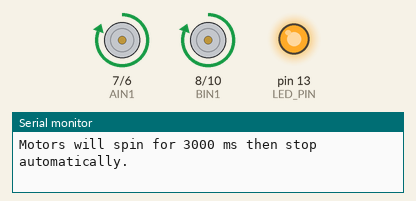
The sketch below on a simulated Arduino Uno, built with avr-gcc and run on an emulated ATmega328P. Shown: motor-driver pin pairs drawn as motors (green arrow = first pin HIGH = forward, orange = second pin HIGH = backward, longer = more drive, scaled by the enable pin), output pins drawn as LEDs (lit = HIGH), the last lines printed to the serial monitor.

Above: at 0.1 s.
At 3.1 s:
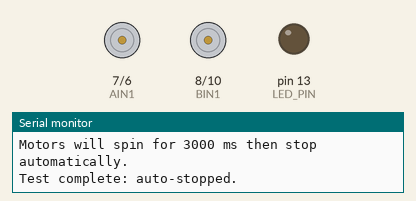
Timing chart, 0 to 4.6 s (numbered marks = the images above):
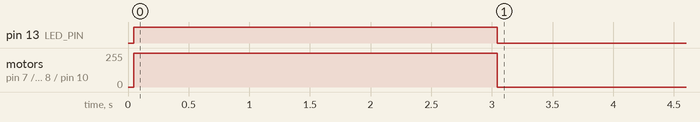

The sketch:

wheel_test_hold.ino
```cpp
/*
 * AI Rover - TB6612FNG isolated diagnostic wheel test.
 *
 * Tests both motor channels with auto-stopping timeout to ensure safety
 * during bench bringup. Chassis should be propped up with wheels free.
 */

const int PWMA = 5;
const int AIN1 = 7;
const int AIN2 = 6;
const int PWMB = 9;
const int BIN1 = 8;
const int BIN2 = 10;
const int LED_PIN = 13;

constexpr unsigned long kAutoStopMs = 3000;
unsigned long startTime = 0;
bool running = false;

void stopAll() {
  digitalWrite(AIN1, LOW);
  digitalWrite(AIN2, LOW);
  digitalWrite(BIN1, LOW);
  digitalWrite(BIN2, LOW);
  analogWrite(PWMA, 0);
  analogWrite(PWMB, 0);
  digitalWrite(LED_PIN, LOW);
  running = false;
}

void setup() {
  Serial.begin(9600);
  pinMode(LED_PIN, OUTPUT);
  pinMode(PWMA, OUTPUT);
  pinMode(AIN1, OUTPUT);
  pinMode(AIN2, OUTPUT);
  pinMode(PWMB, OUTPUT);
  pinMode(BIN1, OUTPUT);
  pinMode(BIN2, OUTPUT);

  // Safety: never boot driving
  stopAll();

  Serial.println("=== ISOLATED DRIVE TEST: TB6612FNG auto-stopping ===");
  Serial.println("Motors will spin for 3000 ms then stop automatically.");

  // Command forward motion
  digitalWrite(AIN1, HIGH);
  digitalWrite(AIN2, LOW);
  digitalWrite(BIN1, HIGH);
  digitalWrite(BIN2, LOW);
  analogWrite(PWMA, 255);
  analogWrite(PWMB, 255);
  digitalWrite(LED_PIN, HIGH);
  running = true;
  startTime = millis();
}

void loop() {
  if (running && (millis() - startTime >= kAutoStopMs)) {
    stopAll();
    Serial.println("Test complete: auto-stopped.");
  }
}
```

Measured:
- by itself, pin 13 (LED_PIN): HIGH → LOW at 3.0 s
- by itself, motor on pin 7 (AIN1) / pin 6 (AIN2), motor on pin 8 (BIN1) / pin 10 (BIN2): stopped → forward 255/255 at 0.05 s, → stopped 3.0 s later
